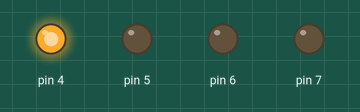
The sketch below on a simulated Arduino Uno, built with avr-gcc and run on an emulated ATmega328P. Parts: output pins drawn as LEDs (lit = HIGH).

Above: at 0.5 s.
At 2.5 s:
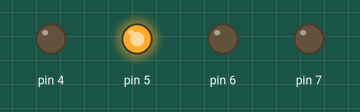
At 4.5 s:
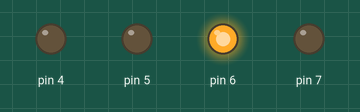
At 6.5 s:
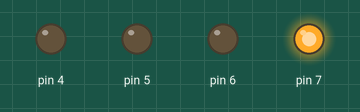
At 9.5 s:
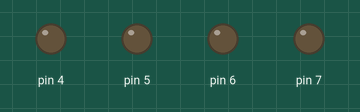
Timing chart, 0 to 10.4 s (numbered marks = the images above):
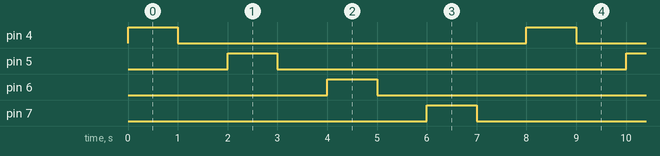

The sketch:

four_led.ino
```cpp
int counter;

void setup()
{
  pinMode(4, OUTPUT);
   pinMode(5, OUTPUT);
   pinMode(6, OUTPUT);
   pinMode(7, OUTPUT);

}

void loop()
{
for(int c=4;c<8;c++)
 {
 digitalWrite(c, HIGH);
 delay(1000);
 digitalWrite(c, LOW);
 delay(1000);

 }
}
```

Measured:
- by itself, pin 4–7: alternates HIGH for 1.0 s and LOW for 7.0 s
- by itself, everything shown: repeats every 8.0 s, in 8 steps
